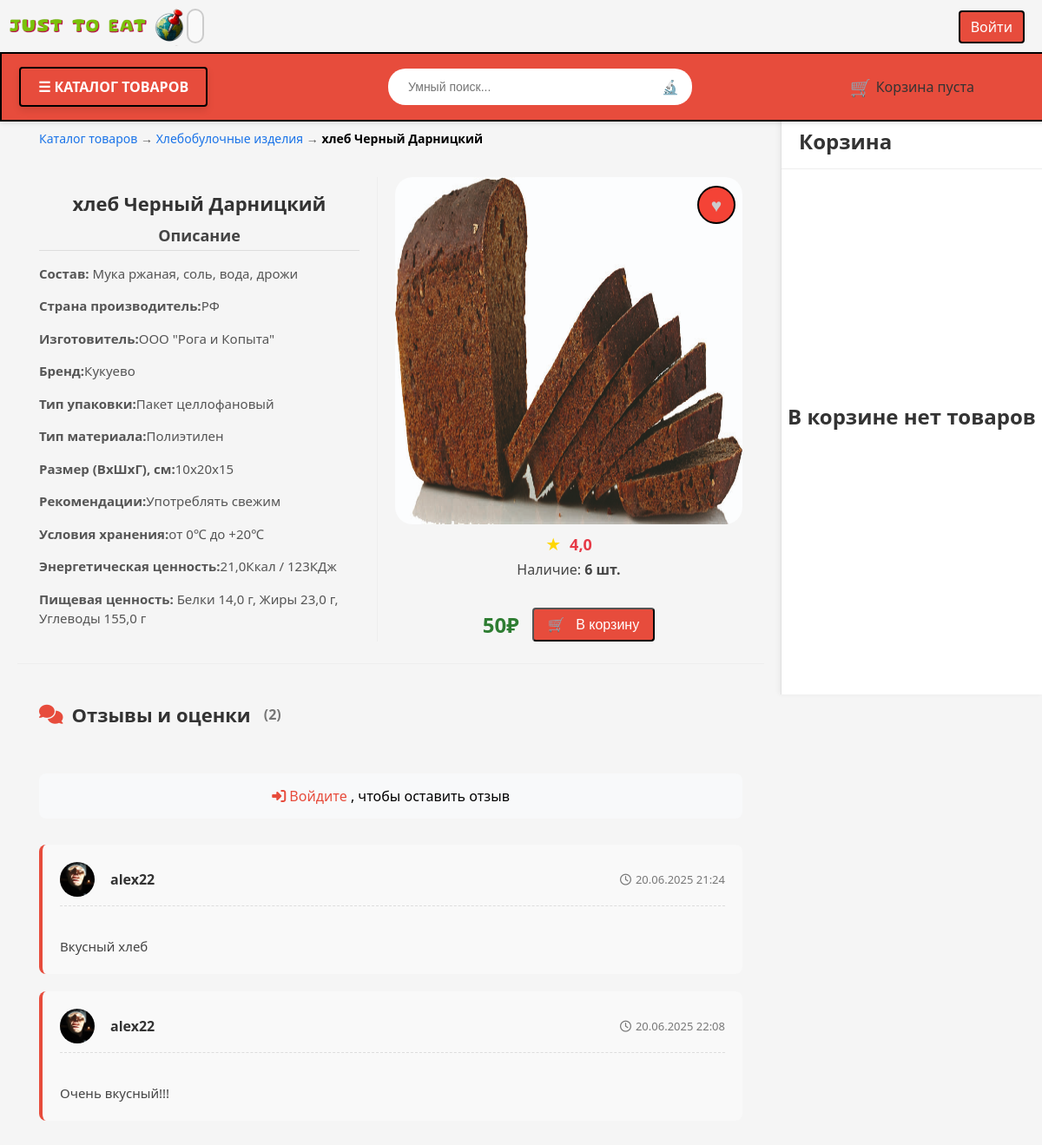
Screenshot of /products/2/ with the database file from the repository.
### products/models.py (models this page shows, shortened)
class ProductCategory(models.Model):
    name = models.CharField(max_length=64, unique=True)
    description = models.TextField(blank=True)
    class Meta:
        verbose_name_plural = 'Categories'

class Product(models.Model):
    name = models.CharField(max_length=256, verbose_name=('Имя'))
    image = models.ImageField(upload_to="product_media", verbose_name=('Фото продукции'))
    short_description = models.TextField(max_length=64, blank=True, verbose_name=('Краткое описание'))
    description = models.TextField(max_length=64, blank=True, verbose_name=('Описание'))
    price = models.DecimalField(max_digits=8, decimal_places=2, verbose_name=('Цена'))
    quantity = models.PositiveIntegerField(default=0, verbose_name=('Количество'))
    category = models.ForeignKey(ProductCategory, on_delete=models.PROTECT, related_name='products', verbose_name=('Категория'))
    manufacturer_country = models.CharField(max_length=24, blank=True, verbose_name=('Страна производитель'))
    manufacturer = models.CharField(max_length=24, blank=True, verbose_name=('Производитель'))
    specificity = models.TextField(max_length=512, blank=True, verbose_name=('Спецификация'))
    brand = models.TextField(max_length=24, blank=True, verbose_name=('Бренд'))
    packing_type = models.TextField(max_length=24, blank=True, verbose_name=('Тип упаковки'))
    material_type = models.TextField(max_length=24, blank=True, verbose_name=('Тип материала'))
    size = models.TextField(max_length=16, blank=True, verbose_name=('Размеры ШхВхГ'))
    composition = models.TextField(max_length=512, blank=True, verbose_name=('Состав'))
    kilocalories = models.DecimalField(max_digits=8, decimal_places=1, default=0, verbose_name=('Ккал'))
    kilojoule = models.PositiveIntegerField(default=0, verbose_name=('КДж'))
    fats = models.DecimalField(max_digits=8, decimal_places=1, default=0, verbose_name=('Жиры'))
    carbs = models.DecimalField(max_digits=5, decimal_places=1, default=0, verbose_name=('Углеводы'))
    proteins = models.DecimalField(max_digits=5, decimal_places=1, default=0, verbose_name=('Белки'))
    storage_conditions = models.TextField(max_length=64, blank=True, verbose_name=('Условия хранения'))
    recommendations = models.TextField(max_length=1024, blank=True, verbose_name=('Рекомендации'))
    average_rating = models.DecimalField(max_digits=3, decimal_places=1, default=0.0, verbose_name=('Средний рейтинг'))

class ProductReview(models.Model):
    user = models.ForeignKey(User, on_delete=models.CASCADE)
    product = models.ForeignKey(Product, on_delete=models.CASCADE, related_name='reviews')
    text = models.TextField(verbose_name='Текст отзыва')
    created_at = models.DateTimeField(auto_now_add=True)
    class Meta:
        verbose_name = 'Отзыв'
        verbose_name_plural = 'Отзывы'

### users/models.py (models this page shows)
class User(AbstractUser):
    image = models.ImageField(upload_to="users_images", blank=True)
    phone = models.CharField(max_length=12, default="+7", blank=True)

### products/views.py (the view)
# urls.py: path('<int:product_id>/', product_detail, name="product_detail"),
def product_detail(request, product_id):
    product = get_object_or_404(Product, id=product_id)
    category = product.category
    categories = ProductCategory.objects.prefetch_related('products').all()
    first_category = categories.first()
    baskets = Basket.objects.filter(user=request.user) if request.user.is_authenticated else []
    total_sum = sum(basket.sum for basket in baskets) if baskets else 0
    reviews = product.reviews.all().order_by('-created_at').select_related('user')
    user_can_rate = False
    user_rating = 0
    if request.user.is_authenticated:
        has_ordered = OrderItem.objects.filter(
            order__user=request.user,
            product=product
        ).exists()
        if has_ordered:
            user_can_rate = True
            try:
                rating = ProductRating.objects.get(user=request.user, product=product)
                user_rating = rating.rating
            except ProductRating.DoesNotExist:
                pass
        favorite_ids = request.user.favorites.values_list('product_id', flat=True)
    else:
        favorite_ids = []
    can_review = False
    if request.user.is_authenticated:
        can_review = OrderItem.objects.filter(
            order__user=request.user,
            product=product
        ).exists()
    review_form = None
    if request.method == 'POST' and 'review_text' in request.POST:
        if can_review:
            review_form = ReviewForm(request.POST)
            if review_form.is_valid():
                review = review_form.save(commit=False)
                review.user = request.user
                review.product = product
                review.save()
                messages.success(request, 'Ваш отзыв успешно добавлен!')
                return redirect('products:product_detail', product_id=product.id)
        else:
            messages.error(request, 'Вы не можете оставить отзыв, так как не покупали этот товар')
    else:
        review_form = ReviewForm()
    context = {
        "title": product.name,
        "product": product,
        "category": category,
        "categories": categories,
        "products": first_category.products.all() if first_category else [],
        'baskets': baskets,
        'total_sum': total_sum,
        'user_can_rate': user_can_rate,
        'user_rating': user_rating,
        'can_review': can_review,
        'review_form': review_form,
        'reviews': reviews,
        'favorite_ids': list(favorite_ids),  # Добавляем список ID избранных товаров
    }
    if request.headers.get('X-Requested-With') == 'XMLHttpRequest':
        return render(request, 'products/right_column_partial.html', context)
    return render(request, 'products/products_list.html', context)

### products/templates/products/products_list.html (shortened to what this page needs)
{% extends 'products/base.html' %}
{% load static %}
{% block css %}
<link rel="stylesheet" href="{% static 'css/products_list.css' %}">
<link rel="stylesheet" href="{% static 'css/index.css' %}">
{% endblock %}
{% block content %}
<nav class="custom-breadcrumb">
    <a href="{% url 'index' %}" class="custom-breadcrumb-link">Каталог товаров</a> →
    <a href="{% url 'products:category_products' category.id %}" class="custom-breadcrumb-link">{{ category.name }}</a>
    →
    <span class="custom-breadcrumb-current">{{ product.name }}</span>
</nav>
<div class="custom-product-card">
    <div class="custom-left-column">
        <h1 class="custom-title">{{ product.name }}</h1>
        <div class="custom-description-title">Описание</div>
        <div class="custom-details">
            <p><strong>Состав:</strong> {{ product.composition }}</p>
            <p><strong>Страна производитель:</strong>{{ product.manufacturer_country }}</p>
            <p><strong>Изготовитель:</strong>{{ product.manufacturer }}</p>
            <p><strong>Бренд:</strong>{{ product.brand }}</p>
            <p><strong>Тип упаковки:</strong>{{ product.packing_type }}</p>
            <p><strong>Тип материала:</strong>{{ product.material_type }}</p>
            <p><strong>Размер (ВxШxГ), см:</strong>{{ product.size }}</p>
            <p><strong>Рекомендации:</strong>{{ product.recommendations }}</p>
            <p><strong>Условия хранения:</strong>{{ product.storage_conditions }}</p>
            <p><strong>Энергетическая ценность:</strong>{{ product.kilocalories }}Ккал / {{ product.kilojoule }}КДж</p>
            <p><strong>Пищевая ценность:</strong> Белки {{ product.proteins }} г, Жиры {{ product.fats }} г, Углеводы
                {{ product.carbs }} г</p>
        </div>
    </div>
    <div class="custom-right-column" id="product-favorite-section">
        <img class="custom-product-image" src="{{ product.image.url }}" alt="{{ product.name }}">
        <a href="{% url 'users:add_to_favorites' product.id %}"
           class="custom-favorite-btn {% if request.user.is_authenticated and product.id in favorite_ids %}active{% endif %}"
           title="{% if request.user.is_authenticated and product.id in favorite_ids %}Удалить из избранного{% else %}В избранное{% endif %}"
           data-product-id="{{ product.id }}">♥</a>
        <div class="custom-rating">
            <span class="custom-rating-star-icon">★</span>
            <span id="custom-rating-value">{{ product.average_rating|floatformat:1 }}</span>
        </div>
        <div class="custom-stock">Наличие: <strong>{{ product.quantity }} шт.</strong></div>
        <div class="custom-price-section">
            <div class="custom-price">{{ product.price|stringformat:"d" }}₽</div>
            <button class="custom-add-to-cart add-to-cart-btn" data-product-id="{{ product.id }}">🛒
                <span>В корзину</span></button>
        </div>
    </div>
</div>
<div class="reviews-section">
    <div class="reviews-header">
        <h2 class="reviews-title">
            <i class="fas fa-comments"></i> Отзывы и оценки
            <span class="reviews-count">({{ product.reviews.count }})</span>
        </h2>
    </div>
    {% if user.is_authenticated %}
    <div class="review-form-section">
        {% if user_can_rate %}
        <form method="post" class="review-form" action="{% url 'products:submit_review' product.id %}">
            {% csrf_token %}
            <h3 class="form-title">Ваш отзыв</h3>
            <div class="rating-control">
                <span class="rating-label">Оценка:</span>
                <div class="rating-stars">
                    {% for i in "12345" %}
                    <span class="rating-star {% if user_rating >= i|add:0 %}filled{% endif %}"
                          data-rating="{{ i }}">★</span>
                    {% endfor %}
                </div>
                <input type="hidden" name="rating" id="rating-input" value="{{ user_rating }}">
            </div>
            <textarea name="text" class="review-textarea"
                      placeholder="Поделитесь вашим мнением о товаре..." rows="4"></textarea>
            <button type="submit" class="submit-review-btn">
                <i class="fas fa-paper-plane"></i> Отправить отзыв
            </button>
        </form>
        {% else %}
        <div class="review-notice">
            <button class="submit-review-btn" disabled>
                <i class="fas fa-edit"></i> Оставить отзыв
            </button>
            <span class="notice-text">
          <i class="fas fa-info-circle"></i> Вы сможете оставить отзыв после покупки товара
        </span>
        </div>
        {% endif %}
    </div>
    {% else %}
    <div class="auth-notice">
        <a href="{% url 'users:login' %}?next={{ request.path }}" class="auth-link">
            <i class="fas fa-sign-in-alt"></i> Войдите
        </a>, чтобы оставить отзыв
    </div>
    {% endif %}
    <div class="reviews-list">
        {% if product.reviews.all %}
        {% for review in product.reviews.all %}
        <div class="review-item">
            <div class="review-header">
                <div class="review-author">
                    {% if review.user.image %}
                        <img src="{{ review.user.image.url }}" alt="{{ review.user.username }}" class="review-avatar">
                    {% else %}
                        <div class="review-avatar default-avatar">
                            {{ review.user.username|first|upper }}
                        </div>
                    {% endif %}
                    <span>{{ review.user.username }}</span>
                </div>
                <div class="review-date">
                    <i class="far fa-clock"></i> {{ review.created_at|date:"d.m.Y H:i" }}
                </div>
            </div>
            <div class="review-text">
                {{ review.text }}
            </div>
        </div>
        {% endfor %}
        {% else %}
        <div class="no-reviews">
            <i class="far fa-comment-dots"></i> Пока нет отзывов. Будьте первым!
        </div>
        {% endif %}
    </div>
</div>
<div id="cart-container">
    {% include 'products/basket.html' %}
</div>
{% endblock %}

### rows the page displays
ProductCategory: name "Хлебобулочные изделия"
Product: name "хлеб Черный Дарницкий", composition "Мука ржаная, соль, вода, дрожи", manufacturer_country "РФ", manufacturer "ООО \"Рога и Копыта\"", brand "Кукуево", packing_type "Пакет целлофановый", material_type "Полиэтилен", size "10х20х15", recommendations "Употреблять свежим", storage_conditions "от 0℃ до +20℃", kilocalories "21,0", kilojoule "123", proteins "14,0", fats "23,0", carbs "155,0", image (picture), average_rating "4,0", quantity "6", price "50", reviews.count "2"
ProductReview: user.image (picture), user.username "alex22", created_at "20.06.2025 21:24", text "Вкусный хлеб"
ProductReview: user.image (picture), user.username "alex22", created_at "20.06.2025 22:08", text "Очень вкусный!!!"
